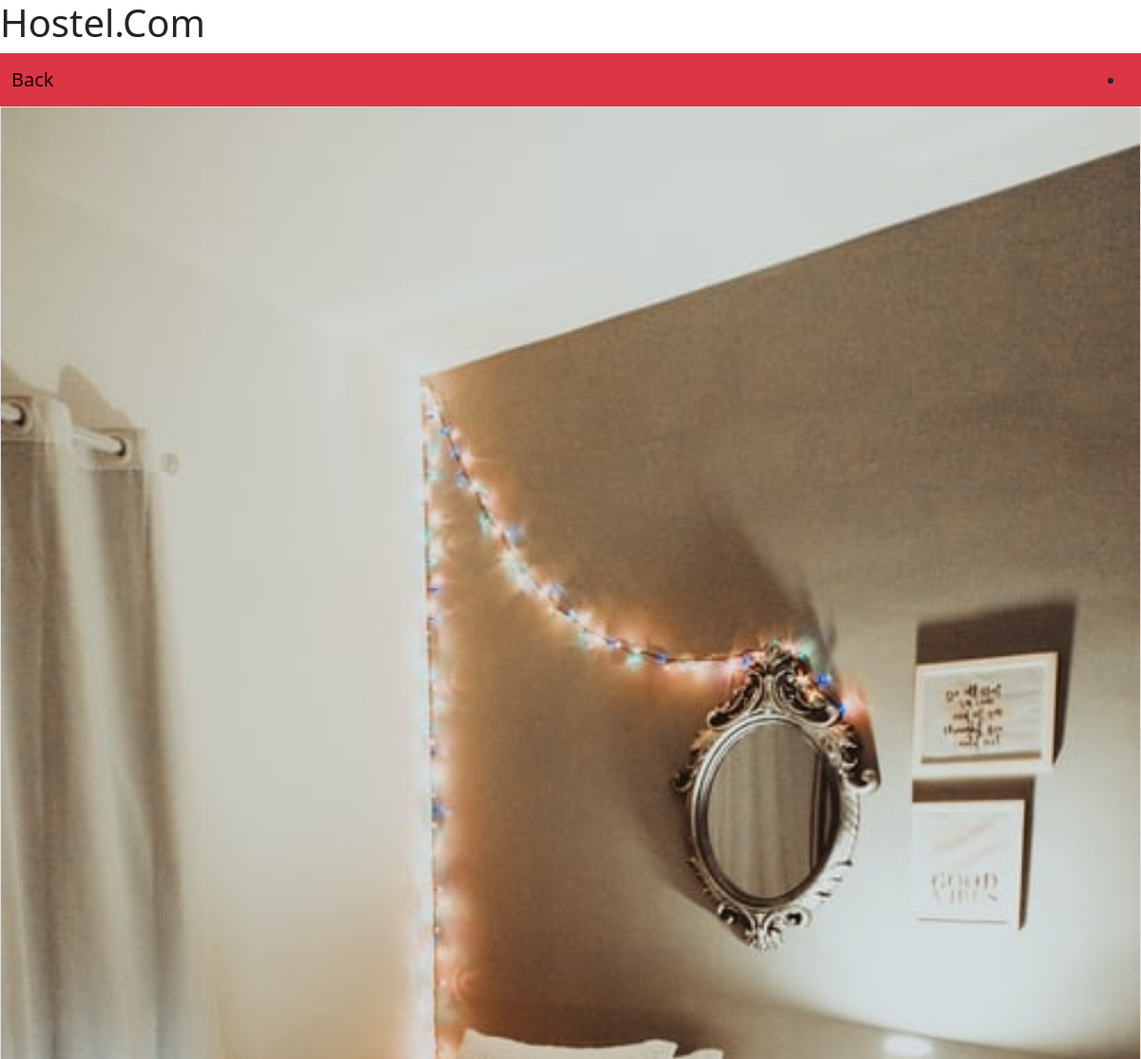
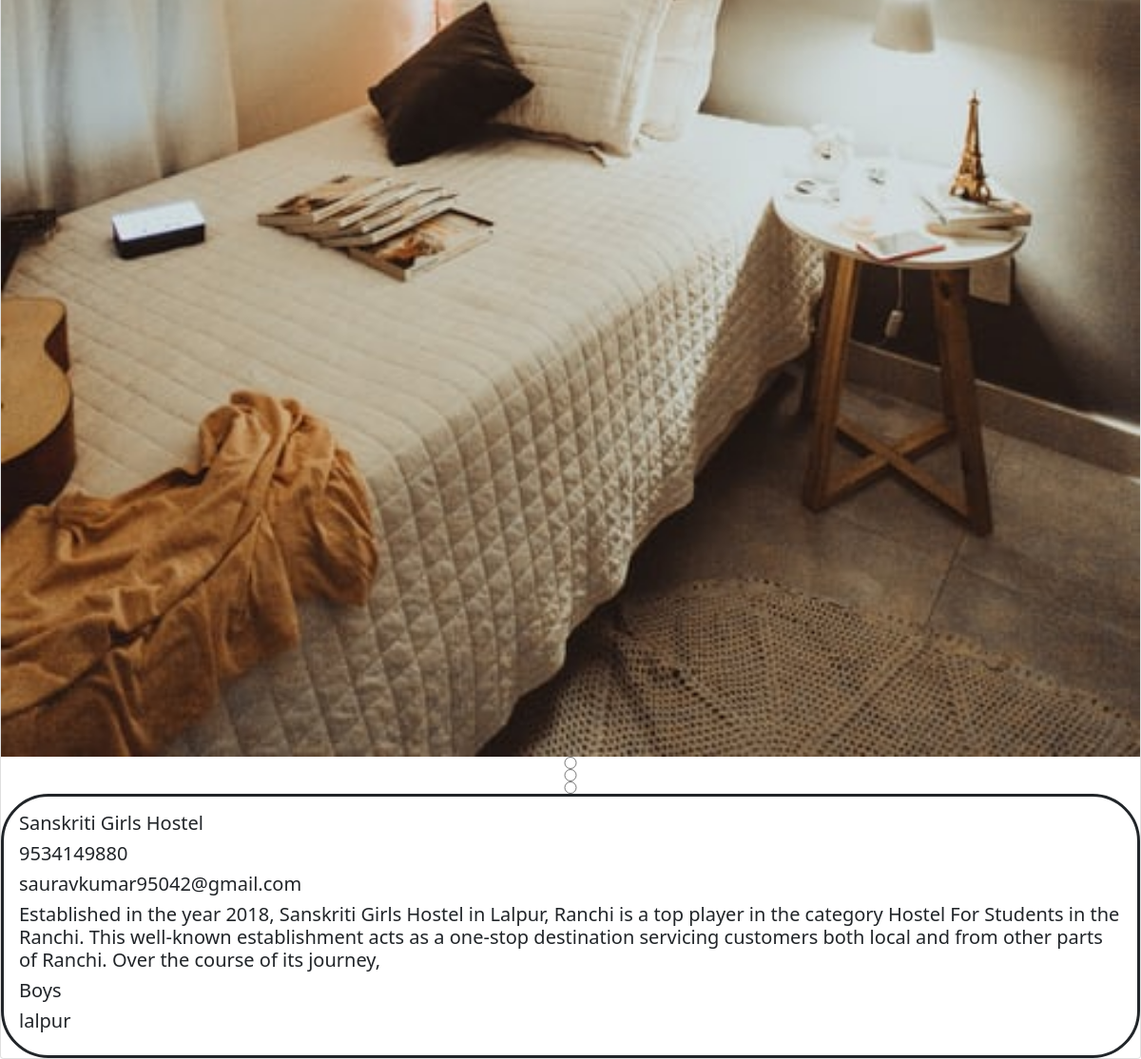
Screenshot of /details.php?id=Sanskriti Girls Hostel with the database file from the repository (2 pictures, top to bottom).
### tables this page shows
CREATE TABLE IF NOT EXISTS `hostel` (
  `pic1` varchar(100) NOT NULL,
  `pic2` varchar(100) NOT NULL,
  `pic3` varchar(100) NOT NULL,
  `hname` varchar(50) NOT NULL,
  `mob` varchar(10) NOT NULL,
  `email` varchar(30) NOT NULL,
  `about` varchar(5000) NOT NULL,
  `htype` varchar(10) DEFAULT NULL,
  `location` varchar(30) DEFAULT NULL
);

### details.php (the view, shortened to what this page needs)
<!doctype html>
<html lang="en">
  <head>
    <link href="https://cdn.jsdelivr.net/npm/bootstrap@5.1.3/dist/css/bootstrap.min.css" rel="stylesheet">
  </head>
  <body>
   <h1>Hostel.Com</h1>
<nav class="navbar navbar-expand-lg navbar-light bg-danger">
  <div class="container-fluid">
    <a class="navbar-brand" href="profile.php">Back</a>
        <li class="nav-item">
</nav>
<div class="card-group">
<?php
$key=$_REQUEST["id"];
$res1=mysql_query("select * from hostel where hname='$key'");
?>
 <?php
if(($rows1=mysql_fetch_array($res1)))
{
?>
<div class="card">
 <img  id="k1" src="img/<?php echo$rows1[0];?>">
<input type="radio" ><input type="radio" ><input type="radio" >
    <div  style="border:solid;border-radius:50px" class="card-body">
      <h5 class="card-title"><?php echo$rows1[3];?></h5>
<h5 class="card-title"><?php echo$rows1[4];?></h5>
<h5 class="card-title"><?php echo$rows1[5];?></h5>
<h5 class="card-title"><?php echo$rows1[6];?></h5>
<h5 class="card-title"><?php echo$rows1[7];?></h5><h5 class="card-title"><?php echo$rows1[8];?></h5>
     </div>
</div>
<?php
}
?>
</div>

### rows the page displays
hostel: pic1 (picture), hname "Sanskriti Girls Hostel", mob "9534149880", email "sauravkumar95042@gmail.com", about "Established in the year 2018, Sanskriti Girls Hostel in Lalpur, Ranchi is a top player in the category Hostel For Students in the Ranchi. This well-known establishment acts as a one-stop destination servicing customers both local and from other parts of Ranchi. Over the course of its journey,", htype "Boys", location "lalpur"
